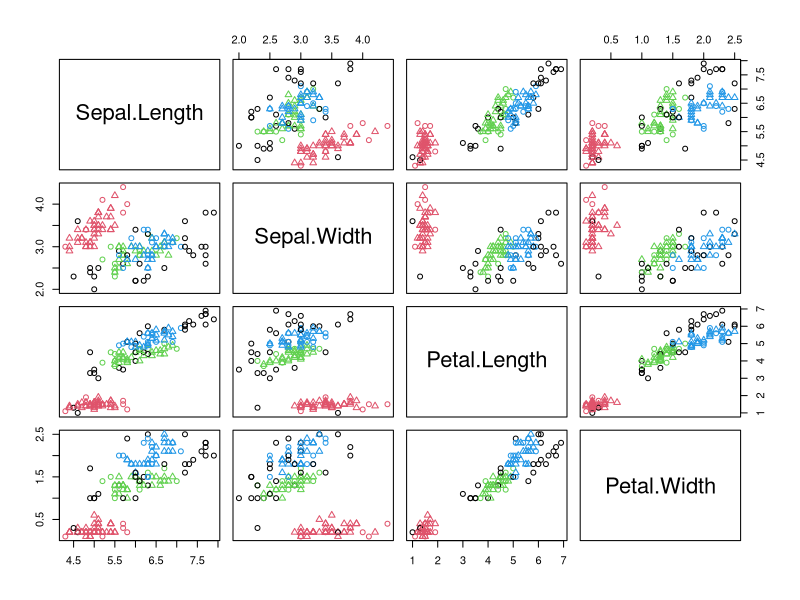
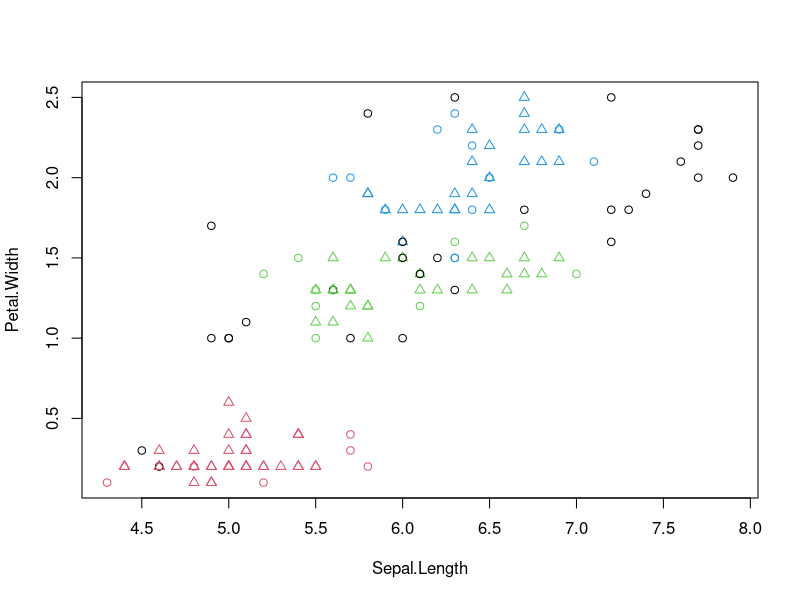
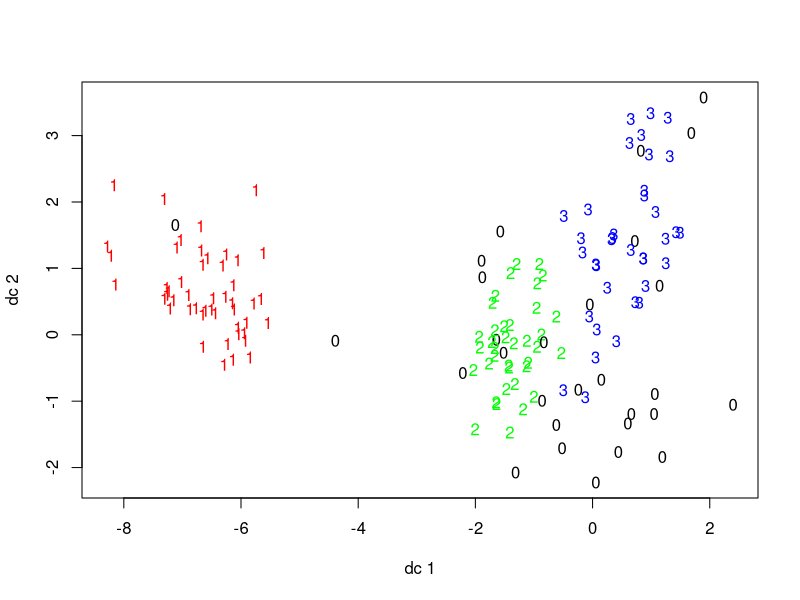
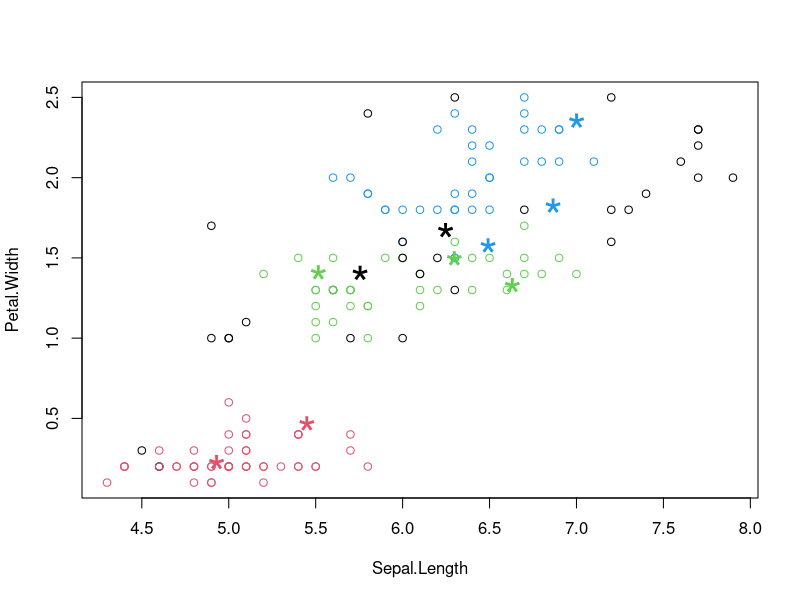

These figures' R source, in order:
#fpc包中的DBSCAN提供了一个基于密度聚类的方法。
#基于密度聚类的思想是将稠密相当的对象划分为一个聚簇。
#在DBSCAN中需要两个关键参数
#1、eps:可达到的距离，定义了领域的大小
#2、MinPts:可达到的最小编号的点

#如果在点a领域的点的数目不小于MinPts,那么a就是一个密集点。其邻域的所有点
#都是从点a密度可达的，并将他们与点a归为一个聚簇。

#基于密度聚类的优势是他能够发现各种形状和大小的聚簇，以及对噪音不敏感
#与k-均值聚类比较，k-均值聚类具有球形形状和相似大小

library(fpc)
iris2<-iris[-5]
ds<-dbscan(iris2,eps=0.42,MinPts=5)
table(ds$cluster,iris$Species)
#上面表中，1到3表示发现的三个聚簇，而0表示噪音或离群点。下图中噪音使用黑色
#圆圈表示
plot(ds,iris2)

plot(ds,iris2[c(1,4)])

plotcluster(iris2,ds$cluster)

#对新数据贴标签
#上述的聚类模型可用于标签新数据，基于新对象和聚类之间的相似性，下面的例子包含
#iris数据中的10个对象并添加了小部分噪音作为新的数据集

set.seed(435)
#随机选取10行
idx<-sample(1:nrow(iris),10)
#删除选取数据的第5列
newData<-iris[idx,-5]

#使用runif()产生随机偏离
newData<-newData+matrix(runif(10*4,min=0,max=0.2),nrow=10,ncol=4)

#验证新数据
myPred<-predict(ds,iris2,newData)

#检测分配给新数据的标签
plot(iris2[c(1,4)],col=1+ds$cluster)
ds$cluster

#绘制新数据中生成的标签
points(newData[c(1,4)],pch="*",col=1+myPred,cex=3)

#查看新数据的频率
table(myPred,iris$Species[idx])
